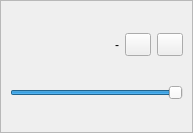
<?xml version="1.0" encoding="UTF-8"?>
<ui version="4.0">
 <class>DeviceListItem</class>
 <widget class="QWidget" name="DeviceListItem">
  <property name="geometry">
   <rect>
    <x>0</x>
    <y>0</y>
    <width>193</width>
    <height>133</height>
   </rect>
  </property>
  <property name="sizePolicy">
   <sizepolicy hsizetype="Preferred" vsizetype="Preferred">
    <horstretch>0</horstretch>
    <verstretch>0</verstretch>
   </sizepolicy>
  </property>
  <property name="toolTip">
   <string/>
  </property>
  <property name="styleSheet">
   <string notr="true"/>
  </property>
  <layout class="QGridLayout" name="gridLayout" columnstretch="100">
   <property name="leftMargin">
    <number>0</number>
   </property>
   <property name="topMargin">
    <number>0</number>
   </property>
   <property name="rightMargin">
    <number>0</number>
   </property>
   <property name="bottomMargin">
    <number>0</number>
   </property>
   <item row="0" column="0">
    <widget class="QFrame" name="frame">
     <property name="sizePolicy">
      <sizepolicy hsizetype="Preferred" vsizetype="MinimumExpanding">
       <horstretch>0</horstretch>
       <verstretch>0</verstretch>
      </sizepolicy>
     </property>
     <property name="frameShape">
      <enum>QFrame::StyledPanel</enum>
     </property>
     <property name="frameShadow">
      <enum>QFrame::Raised</enum>
     </property>
     <layout class="QGridLayout" name="gridLayout_2" columnstretch="1,0,0,0">
      <item row="0" column="0">
       <widget class="QLabel" name="device_name">
        <property name="toolTip">
         <string notr="true"/>
        </property>
        <property name="text">
         <string notr="true"/>
        </property>
        <property name="scaledContents">
         <bool>false</bool>
        </property>
        <property name="wordWrap">
         <bool>true</bool>
        </property>
       </widget>
      </item>
      <item row="0" column="1">
       <widget class="QLabel" name="danger_not_direct">
        <property name="toolTip">
         <string>This device doesn't have direct mode
Using an effect on a device WILL damage the flash or controller</string>
        </property>
        <property name="text">
         <string notr="true">-</string>
        </property>
       </widget>
      </item>
      <item row="0" column="2">
       <widget class="QToolButton" name="enable">
        <property name="minimumSize">
         <size>
          <width>26</width>
          <height>0</height>
         </size>
        </property>
        <property name="maximumSize">
         <size>
          <width>26</width>
          <height>16777215</height>
         </size>
        </property>
        <property name="toolTip">
         <string>Add to current effect</string>
        </property>
        <property name="text">
         <string notr="true"/>
        </property>
        <property name="checkable">
         <bool>true</bool>
        </property>
       </widget>
      </item>
      <item row="0" column="3">
       <widget class="QToolButton" name="reverse">
        <property name="minimumSize">
         <size>
          <width>26</width>
          <height>0</height>
         </size>
        </property>
        <property name="maximumSize">
         <size>
          <width>26</width>
          <height>16777215</height>
         </size>
        </property>
        <property name="toolTip">
         <string>Change direction</string>
        </property>
        <property name="text">
         <string notr="true"/>
        </property>
        <property name="checkable">
         <bool>true</bool>
        </property>
       </widget>
      </item>
      <item row="1" column="0" colspan="4">
       <widget class="QTooltipedSlider" name="brightness">
        <property name="maximum">
         <number>100</number>
        </property>
        <property name="value">
         <number>100</number>
        </property>
        <property name="orientation">
         <enum>Qt::Horizontal</enum>
        </property>
       </widget>
      </item>
      <item row="2" column="0" colspan="4">
       <layout class="QVBoxLayout" name="zones">
        <property name="sizeConstraint">
         <enum>QLayout::SetMinAndMaxSize</enum>
        </property>
       </layout>
      </item>
     </layout>
    </widget>
   </item>
  </layout>
 </widget>
 <customwidgets>
  <customwidget>
   <class>QTooltipedSlider</class>
   <extends>QSlider</extends>
   <header location="global">QTooltipedSlider.h</header>
  </customwidget>
 </customwidgets>
 <resources/>
 <connections/>
</ui>
